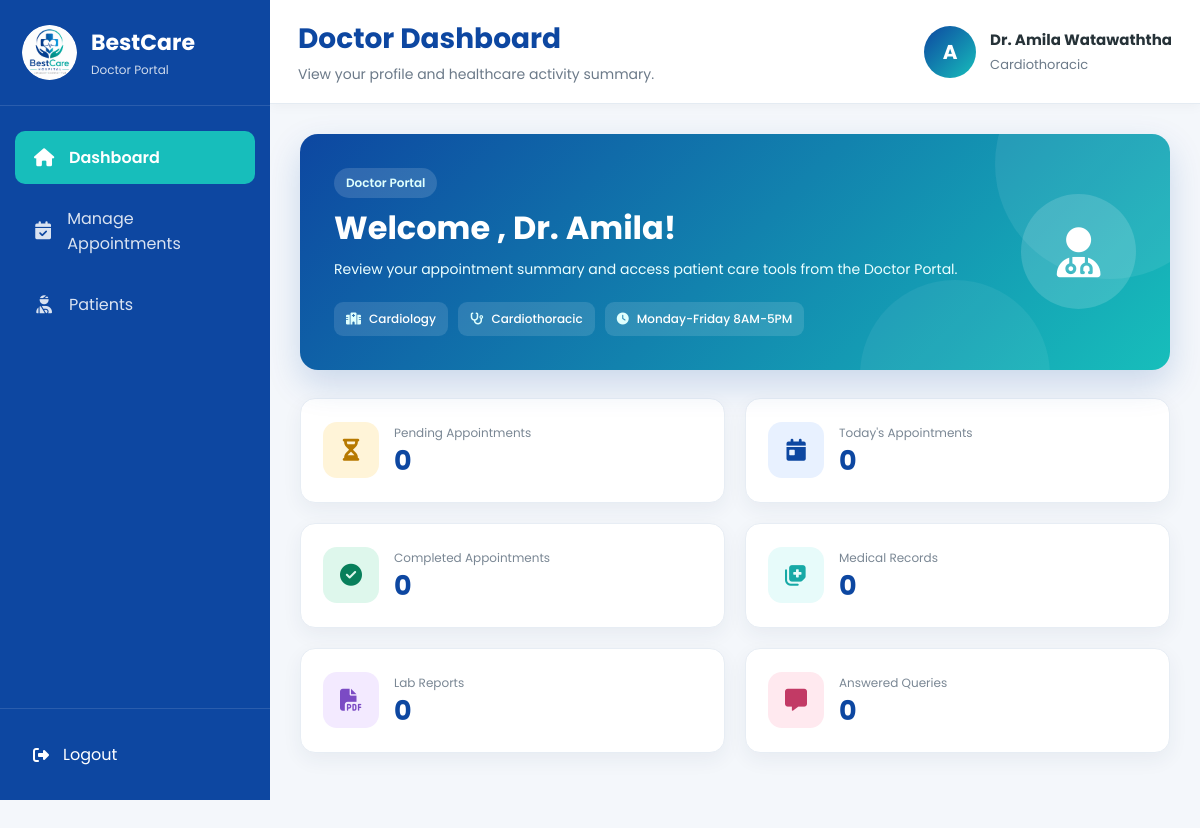
The app's page /doctor_dashboard.php (signed in) with its own data.
### tables this page shows
CREATE TABLE `doctors` (
  `doctor_id` int(11) NOT NULL,
  `user_id` int(11) NOT NULL,
  `department_id` int(11) NOT NULL,
  `first_name` varchar(50) NOT NULL,
  `last_name` varchar(50) NOT NULL,
  `phone` varchar(15) NOT NULL,
  `specialization` varchar(100) NOT NULL,
  `availability` varchar(100) NOT NULL,
  `created_at` datetime NOT NULL
);

CREATE TABLE `departments` (
  `department_id` int(11) NOT NULL,
  `department_name` varchar(100) NOT NULL,
  `description` text NOT NULL,
  `status` enum('Active','Inactive') NOT NULL DEFAULT 'Active'
);

### doctor_dashboard.php (the view, shortened to what this page needs)
<?php
require_once "db_process/includes/connection.php";
$userId = (int) $_SESSION["user_id"];
$doctorSql = "
    SELECT
        d.doctor_id,
        d.department_id,
        d.first_name,
        d.last_name,
        d.phone,
        d.specialization,
        d.availability,
        d.created_at,
        dep.department_name,
        u.username,
        u.email,
        u.status
    FROM doctors d
    INNER JOIN users u
        ON d.user_id = u.user_id
    INNER JOIN departments dep
        ON d.department_id = dep.department_id
    WHERE d.user_id = ?
    LIMIT 1
";
$doctorStmt = mysqli_prepare(
    $conn,
    $doctorSql
);
mysqli_stmt_bind_param(
    $doctorStmt,
    "i",
    $userId
);
mysqli_stmt_execute($doctorStmt);
$doctorResult = mysqli_stmt_get_result(
    $doctorStmt
);
$doctor = mysqli_fetch_assoc(
    $doctorResult
);
$doctorId = (int) $doctor["doctor_id"];
$fullName =
    $doctor["first_name"] .
    " " .
    $doctor["last_name"];
$doctorInitial = strtoupper(
    substr(
        $doctor["first_name"],
        0,
        1
    )
);
function getDoctorCount(
    mysqli $conn,
    string $sql,
    int $doctorId
): int {
    $stmt = mysqli_prepare(
        $conn,
        $sql
    );
    mysqli_stmt_bind_param(
        $stmt,
        "i",
        $doctorId
    );
    mysqli_stmt_execute($stmt);
    $result = mysqli_stmt_get_result(
        $stmt
    );
    $row = mysqli_fetch_assoc(
        $result
    );
    return (int) ($row["total"] ?? 0);
}
$pendingAppointmentCount = getDoctorCount(
    $conn,
    "
        SELECT COUNT(*) AS total
        FROM appointments
        WHERE doctor_id = ?
          AND status = 'Pending'
    ",
    $doctorId
);
$todayAppointmentCount = getDoctorCount(
    $conn,
    "
        SELECT COUNT(*) AS total
        FROM appointments
        WHERE doctor_id = ?
          AND appointment_date = CURDATE()
          AND status IN (
              'Pending',
              'Approved'
          )
    ",
    $doctorId
);
$completedAppointmentCount = getDoctorCount(
    $conn,
    "
        SELECT COUNT(*) AS total
        FROM appointments
        WHERE doctor_id = ?
          AND status = 'Completed'
    ",
    $doctorId
);
$medicalRecordCount = getDoctorCount(
    $conn,
    "
        SELECT COUNT(*) AS total
        FROM medical_records
        WHERE doctor_id = ?
    ",
    $doctorId
);
$labReportCount = getDoctorCount(
    $conn,
    "
        SELECT COUNT(*) AS total
        FROM laboratory_reports
        WHERE doctor_id = ?
    ",
    $doctorId
);
$answeredQueryCount = getDoctorCount(
    $conn,
    "
        SELECT COUNT(*) AS total
        FROM patient_queries
        WHERE doctor_id = ?
          AND status = 'Answered'
    ",
    $doctorId
);
?>
<!DOCTYPE html>
<html lang="en">
<head>
    <link rel="stylesheet" href="https://cdnjs.cloudflare.com/ajax/libs/font-awesome/6.7.2/css/all.min.css">
    <link rel="stylesheet" href="css/doctor_dashboard.css">
</head>
<body>
<div class="doctor-layout">
    <aside class="doctor-sidebar" id="doctorSidebar">
        <div class="doctor-sidebar-logo">
            <img src="image/logo.png" alt="BestCare Hospital Logo">
            <div>
                <h2>BestCare</h2>
                <span>Doctor Portal</span>
            </div>
        </div>
        <nav class="doctor-navigation">
            <a href="doctor_dashboard.php" class="active">
                <i class="fa-solid fa-house"></i>
                <span>Dashboard</span>
            </a>
            <a href="doctor_appointments.php">
                <i class="fa-solid fa-calendar-check"></i>
                <span>Manage Appointments</span>
            </a>
            <a href="doctor_patients.php">
                <i class="fa-solid fa-user-injured"></i>
                <span>Patients</span>
            </a>
        </nav>
        <div class="doctor-sidebar-bottom">
            <a
                href="logout.php"
                class="doctor-logout-link"
            >
                <i class="fa-solid fa-right-from-bracket"></i>
                <span>Logout</span>
            </a>
        </div>
    </aside>
    <div class="doctor-main">
        <header class="doctor-topbar">
            <div class="doctor-topbar-title">
                <h1>Doctor Dashboard</h1>
                <p>
                    View your profile and healthcare activity summary.
                </p>
            </div>
            <div class="doctor-account">
                <div class="doctor-avatar">
                    <?php
                    echo htmlspecialchars(
                        $doctorInitial
                    );
                    ?>
                </div>
                <div class="doctor-account-text">
                    <strong>
                        Dr.
                        <?php
                        echo htmlspecialchars(
                            $fullName
                        );
                        ?>
                    </strong>
                    <span>
                        <?php
                        echo htmlspecialchars(
                            $doctor[
                                "specialization"
                            ]
                        );
                        ?>
                    </span>
                </div>
            </div>
        </header>
        <main class="doctor-content">
            <section class="doctor-welcome-banner">
                <div>
                    <span class="doctor-welcome-label">
                        Doctor Portal
                    </span>
                    <h2>
                        Welcome , Dr.
                        <?php
                        echo htmlspecialchars(
                            $doctor["first_name"]
                        );
                        ?>!
                    </h2>
                    <p>
                        Review your appointment summary and access
                        patient care tools from the Doctor Portal.
                    </p>
                    <div class="doctor-welcome-details">
                        <span>
                            <i class="fa-solid fa-hospital"></i>
                            <?php
                            echo htmlspecialchars(
                                $doctor[
                                    "department_name"
                                ]
                            );
                            ?>
                        </span>
                        <span>
                            <i class="fa-solid fa-stethoscope"></i>
                            <?php
                            echo htmlspecialchars(
                                $doctor[
                                    "specialization"
                                ]
                            );
                            ?>
                        </span>
                        <span>
                            <i class="fa-solid fa-clock"></i>
                            <?php
                            echo htmlspecialchars(
                                $doctor[
                                    "availability"
                                ]
                            );
                            ?>
                        </span>
                    </div>
                </div>
                <div class="doctor-welcome-icon">
                    <i class="fa-solid fa-user-doctor"></i>
                </div>
            </section>
            <section class="doctor-summary-grid">
                <article class="doctor-summary-card">
                    <div class="doctor-summary-icon pending-icon">
                        <i class="fa-solid fa-hourglass-half"></i>
                    </div>
                    <div>
                        <span>Pending Appointments</span>
                        <strong>
                            <?php
                            echo $pendingAppointmentCount;
                            ?>
                        </strong>
                    </div>
                </article>
                <article class="doctor-summary-card">
                    <div class="doctor-summary-icon today-icon">
                        <i class="fa-solid fa-calendar-day"></i>
                    </div>
                    <div>
                        <span>Today's Appointments</span>
                        <strong>
                            <?php
                            echo $todayAppointmentCount;
                            ?>
                        </strong>
                    </div>
                </article>
                <article class="doctor-summary-card">
                    <div class="doctor-summary-icon completed-icon">
                        <i class="fa-solid fa-circle-check"></i>
                    </div>
                    <div>
                        <span>Completed Appointments</span>
                        <strong>
                            <?php
                            echo $completedAppointmentCount;
                            ?>
                        </strong>
                    </div>
                </article>
                <article class="doctor-summary-card">
                    <div class="doctor-summary-icon records-icon">
                        <i class="fa-solid fa-notes-medical"></i>
                    </div>
                    <div>
                        <span>Medical Records</span>
                        <strong>
                            <?php
                            echo $medicalRecordCount;
                            ?>
                        </strong>
                    </div>
                </article>
                <article class="doctor-summary-card">
                    <div class="doctor-summary-icon reports-icon">
                        <i class="fa-solid fa-file-pdf"></i>
                    </div>
                    <div>
                        <span>Lab Reports</span>
                        <strong>
                            <?php
                            echo $labReportCount;
                            ?>
                        </strong>
                    </div>
                </article>
                <article class="doctor-summary-card">
                    <div class="doctor-summary-icon queries-icon">
                        <i class="fa-solid fa-message"></i>
                    </div>
                    <div>
                        <span>Answered Queries</span>
                        <strong>
                            <?php
                            echo $answeredQueryCount;
                            ?>
                        </strong>
                    </div>
                </article>
            </section>
        </main>
    </div>
</div>
</body>
</html>

### records on screen
doctors: first_name "A", fullName "Amila Watawaththa", specialization "Cardiothoracic", first_name "Amila", department.department_name "Cardiology", availability "Monday-Friday 8AM-5PM"

### other values on screen
$pendingAppointmentCount "0"
$todayAppointmentCount "0"
$completedAppointmentCount "0"
$medicalRecordCount "0"
$labReportCount "0"
$answeredQueryCount "0"
